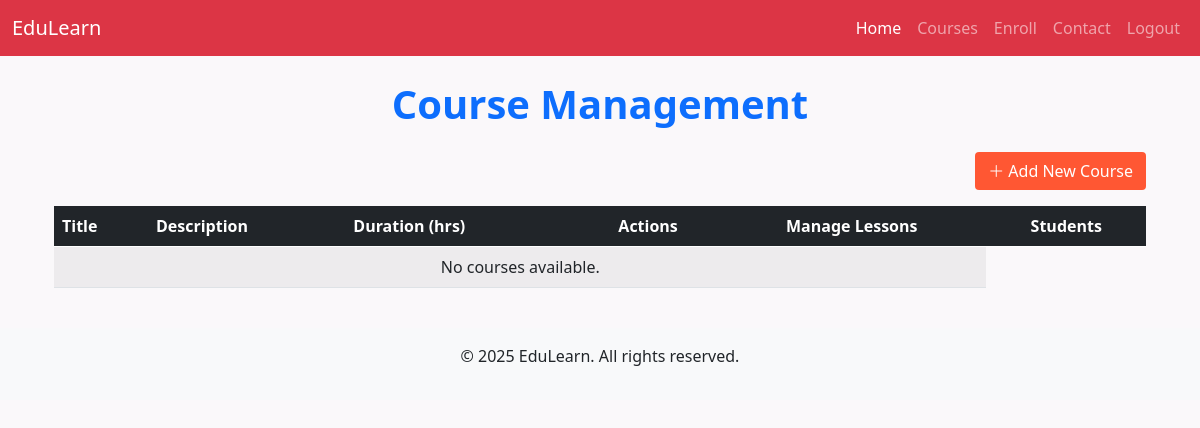
/ (signed in), run on an earlier commit of the app's database.
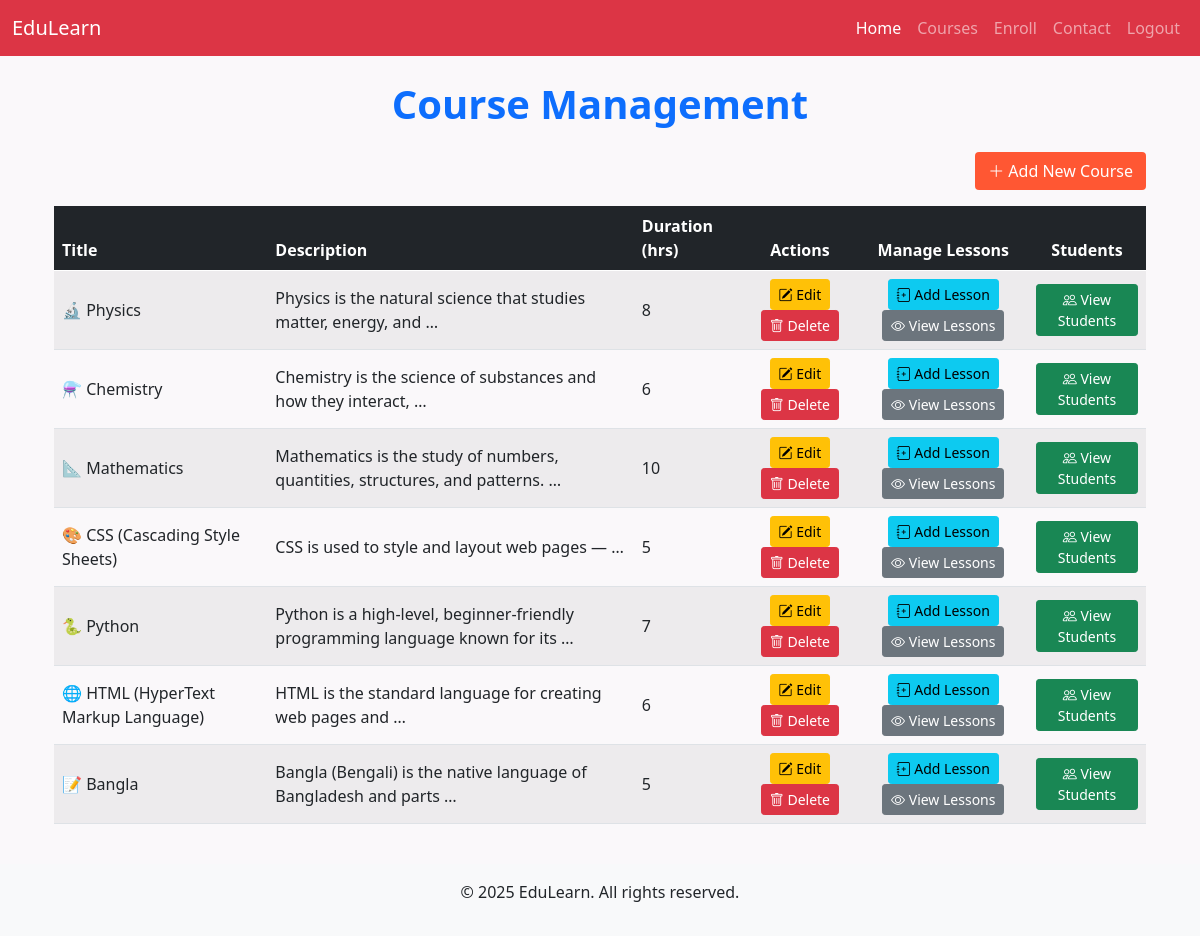
And on a later commit of the database.
### courses/models.py (models this page shows, shortened)
class Course(models.Model):
    title = models.CharField(max_length=200)
    description = models.TextField()
    duration = models.IntegerField(help_text="Duration in hours")
    thumbnail = models.ImageField(upload_to='course_thumbnails/', null=True, blank=True)
    created_at = models.DateTimeField(auto_now_add=True)

### courses/views.py (the view, shortened to what this page needs)
# urls.py: path('', CourseListView.as_view(), name='course_list'),
class CourseListView(LoginRequiredMixin, ListView):
    model = Course
    template_name = 'courses/course_list.html'
    context_object_name = 'courses'
    def get_context_data(self, **kwargs):
        context = super().get_context_data(**kwargs)
        context['form'] = CourseForm()
        return context

### template/courses/course_list.html (shortened to what this page needs)
{% extends "courses/base.html" %}
{% block content %}
<div class="container mt-4">
    <h1 class="text-center mb-4 text-primary fw-bold">Course Management</h1>
    <div class="d-flex justify-content-end mb-3">
        <a href="{% url 'courses:course_create' %}" class="btn" style="background-color: #ff5733; color: white;">
            <i class="bi bi-plus-lg"></i> Add New Course
        </a>
    </div>
    <div class="table-responsive">
        <table class="table table-striped table-hover align-middle">
            <thead class="table-dark">
                <tr>
                    <th>Title</th>
                    <th>Description</th>
                    <th>Duration (hrs)</th>
                    <th class="text-center">Actions</th>
                    <th class="text-center">Manage Lessons</th>
                    <th class="text-center">Students</th>
                </tr>
            </thead>
            <tbody>
                {% for course in courses %}
                <tr>
                    <td>{{ course.title }}</td>
                    <td>{{ course.description|truncatewords:10 }}</td>
                    <td>{{ course.duration }}</td>
                    <td class="text-center">
                        <a href="{% url 'courses:course_update' course.id %}" class="btn btn-warning btn-sm">
                            <i class="bi bi-pencil-square"></i> Edit
                        </a>
                        <form action="{% url 'courses:course_delete' course.id %}" method="post" class="d-inline">
                            <button type="submit" class="btn btn-danger btn-sm"
                                onclick="return confirm('Are you sure you want to delete this course?')">
                                <i class="bi bi-trash"></i> Delete
                            </button>
                        </form>
                    </td>
                    <td class="text-center">
                        <a href="{% url 'courses:lesson_create' %}" class="btn btn-info btn-sm">
                            <i class="bi bi-journal-plus"></i> Add Lesson
                        </a>
                        <a href="{% url 'courses:course_detail' course.id %}" class="btn btn-secondary btn-sm">
                            <i class="bi bi-eye"></i> View Lessons
                        </a>
                    </td>
                    <td class="text-center">
                        <a href="{% url 'courses:view_students' course.id %}" class="btn btn-success btn-sm">
                            <i class="bi bi-people"></i> View Students
                        </a>
                    </td>
                </tr>
                {% empty %}
                <tr>
                    <td colspan="5" class="text-center">No courses available.</td>
                </tr>
                {% endfor %}
            </tbody>
        </table>
    </div>
</div>
{% endblock %}

### template/courses/base.html (shortened to what this page needs)
<!DOCTYPE html>
<html lang="en">
<head>
    {% load static %}
    <link rel="stylesheet" href="{% static 'css/bootstrap.min.css' %}">
    <link href="https://cdn.jsdelivr.net/npm/bootstrap-icons@1.10.5/font/bootstrap-icons.css" rel="stylesheet">
</head>
<body>
    <nav class="navbar navbar-expand-lg navbar-dark bg-danger">
        <div class="container-fluid">
            <a class="navbar-brand" href="/">EduLearn</a>
            <div class="collapse navbar-collapse" id="navbarNav">
                <ul class="navbar-nav ms-auto">
                    <li class="nav-item">
                        <a class="nav-link active" aria-current="page" href="/courses">Home</a>
                    </li>
                    <li class="nav-item">
                        <a class="nav-link" href="/courses/">Courses</a>
                    </li>
                    <li class="nav-item">
                        <a class="nav-link" href="/enroll">Enroll</a>
                    </li>
                    <li class="nav-item">
                        <a class="nav-link" href="/contact">Contact</a>
                    </li>
                    {% if user.is_authenticated %}
                    <li class="nav-item">
                        <a class="nav-link" href="{% url 'courses:logout' %}">Logout</a>
                    </li>
                    {% endif %}
                </ul>
            </div>
        </div>
    </nav>
    <div class="container mt-4">
        {% block content %}{% endblock %}
    </div>
    <footer class="text-center mt-4 p-3 bg-light">
        <p>&copy; 2025 EduLearn. All rights reserved.</p>
    </footer>
</body>
</html>

### template/courses/base.html (style rules this page uses)
body { background-color: #faf8fa; }

What changed in the data, as far as the page shows it:
added Course: title "🔬 Physics", description "Physics is the natural science that studies matter, energy, and …", duration "8"
added Course: title "⚗️ Chemistry", description "Chemistry is the science of substances and how they interact, …", duration "6"
added Course: title "📐 Mathematics", description "Mathematics is the study of numbers, quantities, structures, and patterns. …", duration "10"
added Course: title "🎨 CSS (Cascading Style Sheets)", description "CSS is used to style and layout web pages — …", duration "5"
added Course: title "🐍 Python", description "Python is a high-level, beginner-friendly programming language known for its …", duration "7"
added Course: title "🌐 HTML (HyperText Markup Language)", description "HTML is the standard language for creating web pages and …", duration "6"
added Course: title "📝 Bangla", description "Bangla (Bengali) is the native language of Bangladesh and parts …", duration "5"
Also different on the page:
text no longer shown: "No courses available."
